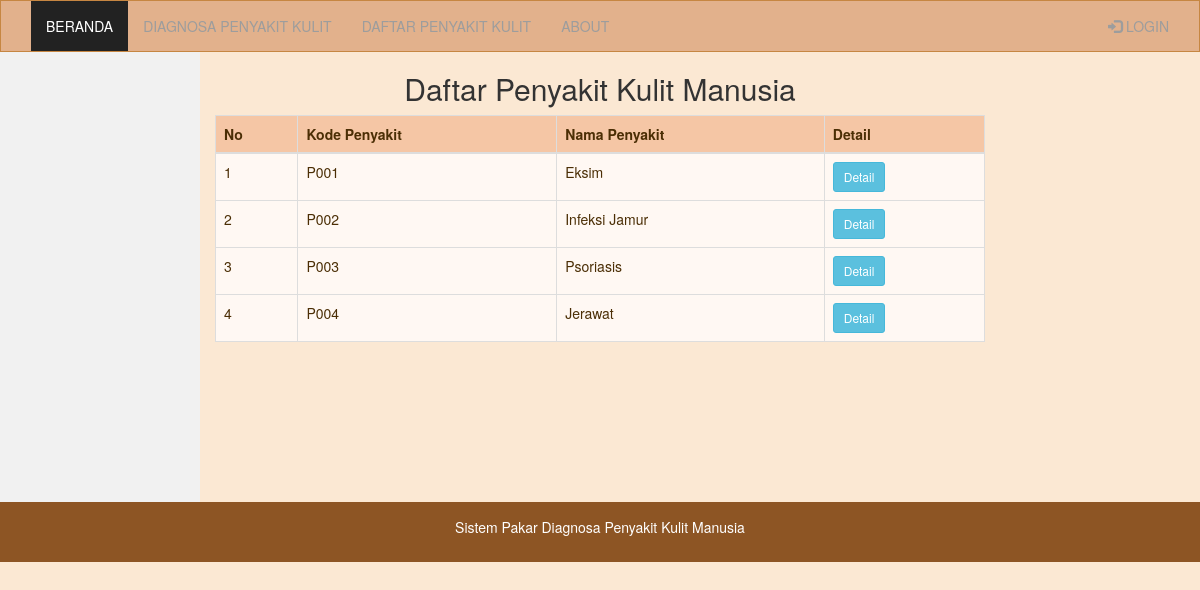
Page /daftarpenyakit.php on the committed database.
### tables this page shows
CREATE TABLE `penyakit` (
  `idpenyakit` varchar(20) NOT NULL,
  `namapenyakit` varchar(1000) NOT NULL,
  `bagiankulit` varchar(50) NOT NULL,
  `penanganan` text NOT NULL
);

### daftarpenyakit.php (the view, shortened to what this page needs)
<?php
include('koneksi.php');
?>
<!DOCTYPE html>
<html lang="en">
<head>
  <link rel="stylesheet" href="https://maxcdn.bootstrapcdn.com/bootstrap/3.3.7/css/bootstrap.min.css">
  <link rel="stylesheet" href="css/style.css">
</head>
<body>
<nav class="navbar navbar-inverse">
  <div class="container-fluid">
    <div class="collapse navbar-collapse" id="myNavbar">
      <ul class="nav navbar-nav">
        <li class="active"><a href="index.php">BERANDA</a></li>
        <li><a href="diagnosa.php">DIAGNOSA PENYAKIT KULIT</a></li>
        <li><a href="daftarpenyakit.php">DAFTAR PENYAKIT KULIT</a></li>
        <li><a href="about.php">ABOUT</a></li>
      </ul>
      <ul class="nav navbar-nav navbar-right">
        <li><a href="#" id="myBtn"><span class="glyphicon glyphicon-log-in"></span> LOGIN</a></li>
      </ul>
    </div>
  </div>
</nav>
<div class="container-fluid text-center">
  <div class="row content">
    <div class="col-sm-2 sidenav">
    </div>
    <div class="col-sm-8 text-left">
      <h2 class="text-center">Daftar Penyakit Kulit Manusia</h2>
      <div class="table-responsive">
        <table class="table table-bordered table-striped">
          <thead>
            <tr>
              <th>No</th>
              <th>Kode Penyakit</th>
              <th>Nama Penyakit</th>
              <th>Detail</th>
            </tr>
          </thead>
          <tbody>
            <?php
            $no = 1;
            $query = mysqli_query($konek_db, "SELECT * FROM penyakit");
            while ($data = mysqli_fetch_array($query)) {
              echo '<tr>';
              echo '<td>' . $no++ . '</td>';
              echo '<td>' . $data['idpenyakit'] . '</td>';
              echo '<td>' . $data['namapenyakit'] . '</td>';
              echo '<td><a href="detailpenyakit.php?id=' . $data['idpenyakit'] . '" class="btn btn-info btn-sm">Detail</a></td>';
              echo '</tr>';
            }
            ?>
          </tbody>
        </table>
      </div>
    </div>
  </div>
</div>
<footer class="container-fluid text-center">
  <p>Sistem Pakar Diagnosa Penyakit Kulit Manusia</p>
</footer>
</body>
</html>

### css/style.css (style rules this page uses)
:root { --kulit-muda: #fbe8d3; --kulit-peach: #f5c6a5; --kulit-tan: #e2b18c; --kulit-medium: #c68642; --kulit-brown: #8d5524; }
body { background-color: var(--kulit-muda) !important; }
.navbar { margin-bottom: 0; border-radius: 0; background-color: var(--kulit-tan) !important; border-color: var(--kulit-medium) !important; color: #4b2e05 !important; }
.row.content { height: 450px }
.sidenav { padding-top: 20px; background-color: #f1f1f1; height: 100%; }
footer { background-color: var(--kulit-brown) !important; color: #fff !important; padding: 15px; }
.table > thead > tr > th { background-color: var(--kulit-peach) !important; color: #4b2e05 !important; }
.table > tbody > tr > td { background-color: #fff8f3 !important; color: #4b2e05 !important; }

### daftarpenyakit.php (style rules this page uses)
.navbar-nav > .active > a, .navbar-nav > .active > a:focus, .navbar-nav > .active > a:hover { background-color: #222 !important; color: #fff !important; }

### rows in the picture
penyakit: idpenyakit "P001", namapenyakit "Eksim"
penyakit: idpenyakit "P002", namapenyakit "Infeksi Jamur"
penyakit: idpenyakit "P003", namapenyakit "Psoriasis"
penyakit: idpenyakit "P004", namapenyakit "Jerawat"
